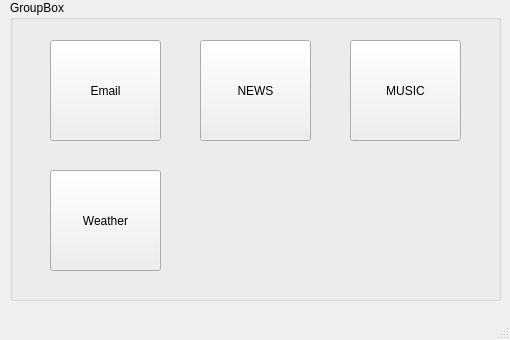
<?xml version="1.0" encoding="UTF-8"?>
<ui version="4.0">
 <class>MainWindow</class>
 <widget class="QMainWindow" name="MainWindow">
  <property name="geometry">
   <rect>
    <x>0</x>
    <y>0</y>
    <width>510</width>
    <height>340</height>
   </rect>
  </property>
  <property name="windowTitle">
   <string>MainWindow</string>
  </property>
  <widget class="QWidget" name="centralwidget">
   <widget class="QGroupBox" name="groupBox">
    <property name="geometry">
     <rect>
      <x>10</x>
      <y>0</y>
      <width>491</width>
      <height>301</height>
     </rect>
    </property>
    <property name="title">
     <string>GroupBox</string>
    </property>
    <widget class="QPushButton" name="pushButton_email">
     <property name="geometry">
      <rect>
       <x>40</x>
       <y>40</y>
       <width>111</width>
       <height>101</height>
      </rect>
     </property>
     <property name="text">
      <string>Email</string>
     </property>
    </widget>
    <widget class="QPushButton" name="pushButton_news">
     <property name="geometry">
      <rect>
       <x>190</x>
       <y>40</y>
       <width>111</width>
       <height>101</height>
      </rect>
     </property>
     <property name="text">
      <string>NEWS</string>
     </property>
    </widget>
    <widget class="QPushButton" name="pushButton_music">
     <property name="geometry">
      <rect>
       <x>340</x>
       <y>40</y>
       <width>111</width>
       <height>101</height>
      </rect>
     </property>
     <property name="text">
      <string>MUSIC</string>
     </property>
    </widget>
    <widget class="QPushButton" name="pushButton_weather">
     <property name="geometry">
      <rect>
       <x>40</x>
       <y>170</y>
       <width>111</width>
       <height>101</height>
      </rect>
     </property>
     <property name="text">
      <string>Weather</string>
     </property>
    </widget>
   </widget>
  </widget>
  <widget class="QMenuBar" name="menubar">
   <property name="geometry">
    <rect>
     <x>0</x>
     <y>0</y>
     <width>510</width>
     <height>21</height>
    </rect>
   </property>
  </widget>
  <widget class="QStatusBar" name="statusbar"/>
 </widget>
 <resources/>
 <connections/>
</ui>
